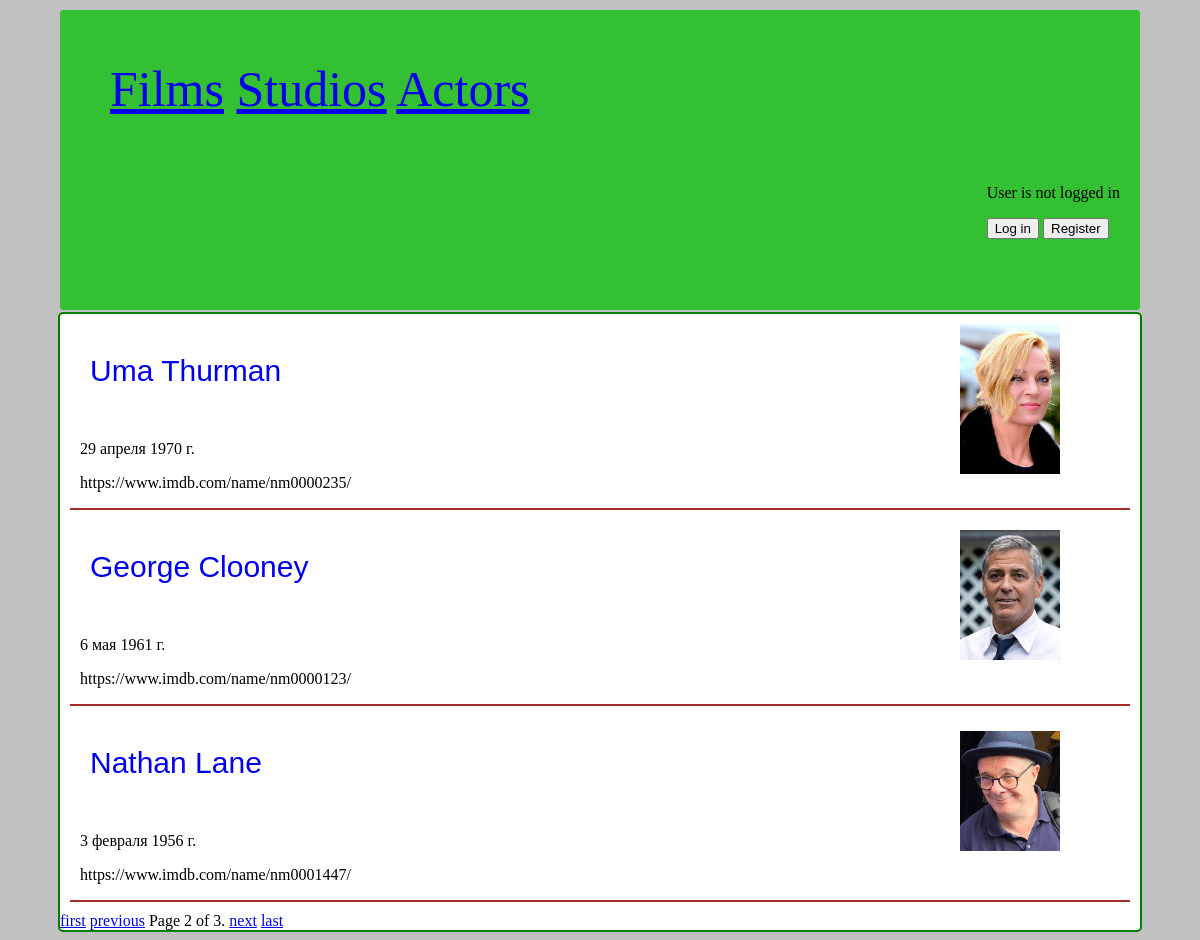
The page /actors/?page=2 on the database its author committed.
### actors/models.py (models this page shows, shortened)
class Actor(models.Model, HitCountMixin):
    name = models.CharField(max_length=100, verbose_name='Имя актера')
    poster = models.ImageField(upload_to='actor_posters', null=True, verbose_name='Фото')
    born = models.DateField(verbose_name='Дата рождения')
    height = models.FloatField(verbose_name='Рост')
    children = models.CharField(max_length=100, verbose_name='Дети')
    main_site = models.URLField(max_length=100, verbose_name='Сайт актера')
    is_active = models.BooleanField(default=True, null=True)
    hit_count_generic = GenericRelation(
        HitCount,
        object_id_field='object_pk',
        related_query_name='hit_count_generic_relation')
    class Meta:
        verbose_name = 'Актеры'
        verbose_name_plural = 'Актеры'

### actors/views.py (the view)
# urls.py: path('',views.AllActorsView.as_view(), name='actors_list'),
class AllActorsView(ListView):
    model = Actor
    paginate_by = 3
    context_object_name = 'actors'
    template_name = 'actors/actors_list.html'
    queryset = Actor.objects.filter(is_active = True).order_by('-born')

### templates/actors/actors_list.html (shortened to what this page needs)
{% extends 'films/base.html' %}
{% block content %}
    {% for actor in actors %}
        {% if actor.is_active %}
        <div class="actor_card" style="border-bottom: 2px brown solid; margin: 10px;">
            <div class="actor_card_top">
                <div class="actor_title">
                    <a href="{% url 'actor_detail' pk=actor.pk %}"><p class="film_title">{{actor.name}}</p></a>
                </div>
                <div class="right">
                    <img src="/media/{{actor.poster}}" alt="">
                </div>
            </div>
            <p>{{actor.born}}</p>
            <p>{{actor.main_site}}</p>
        </div>
        {% endif %}
    {% endfor %}
    <div class="paginator" style="margin: auto;">
        <span>
            {% if page_obj.has_previous %}
                <a href="?page=1">first</a>
                <a href="?page={{ page_obj.previous_page_number }}">previous</a>
            {% endif %}
            <span>
                Page {{ page_obj.number }} of {{ page_obj.paginator.num_pages }}.
            </span>
            {% if page_obj.has_next %}
                <a href="?page={{ page_obj.next_page_number }}">next</a>
                <a href="?page={{ page_obj.paginator.num_pages }}">last</a>
            {% endif %}
        </span>
    </div>
{% endblock %}

### static/css/style.css (style rules this page uses)
body { background-color: silver; }
.film_title { font-family: Arial; font-size: 30px; margin-left: 10px; width: fit-content; float: left; }
.actor_card { border-bottom: 2px brown solid; margin: 10px; margin: 10px; background-color: white; }
.actor_card_top { height: 100px; width: 1040px; }
.actor_title { font-family: Arial; font-size: 30px; margin-left: 10px; width: fit-content; float: left; }
.actor_card p { margin-left: 10px; margin-right: 10px; }
.actor_card .right { width: 300px; height: max-content; float: right; }
.actor_card .right img { margin-left: 150px; width: 100px; height: 150px; object-fit: contain; }
.actor_card img { width: 350px; height: 80px; object-fit: contain; }

### rows shown on the page
Actor: name "Uma Thurman", poster (picture), born "29 апреля 1970 г.", main_site "https://www.imdb.com/name/nm0000235/"
Actor: name "George Clooney", poster (picture), born "6 мая 1961 г.", main_site "https://www.imdb.com/name/nm0000123/"
Actor: name "Nathan Lane", poster (picture), born "3 февраля 1956 г.", main_site "https://www.imdb.com/name/nm0001447/"

### other values the page prints
{{ page_obj.number }} "2"
{{ page_obj.paginator.num_pages }} "3"
